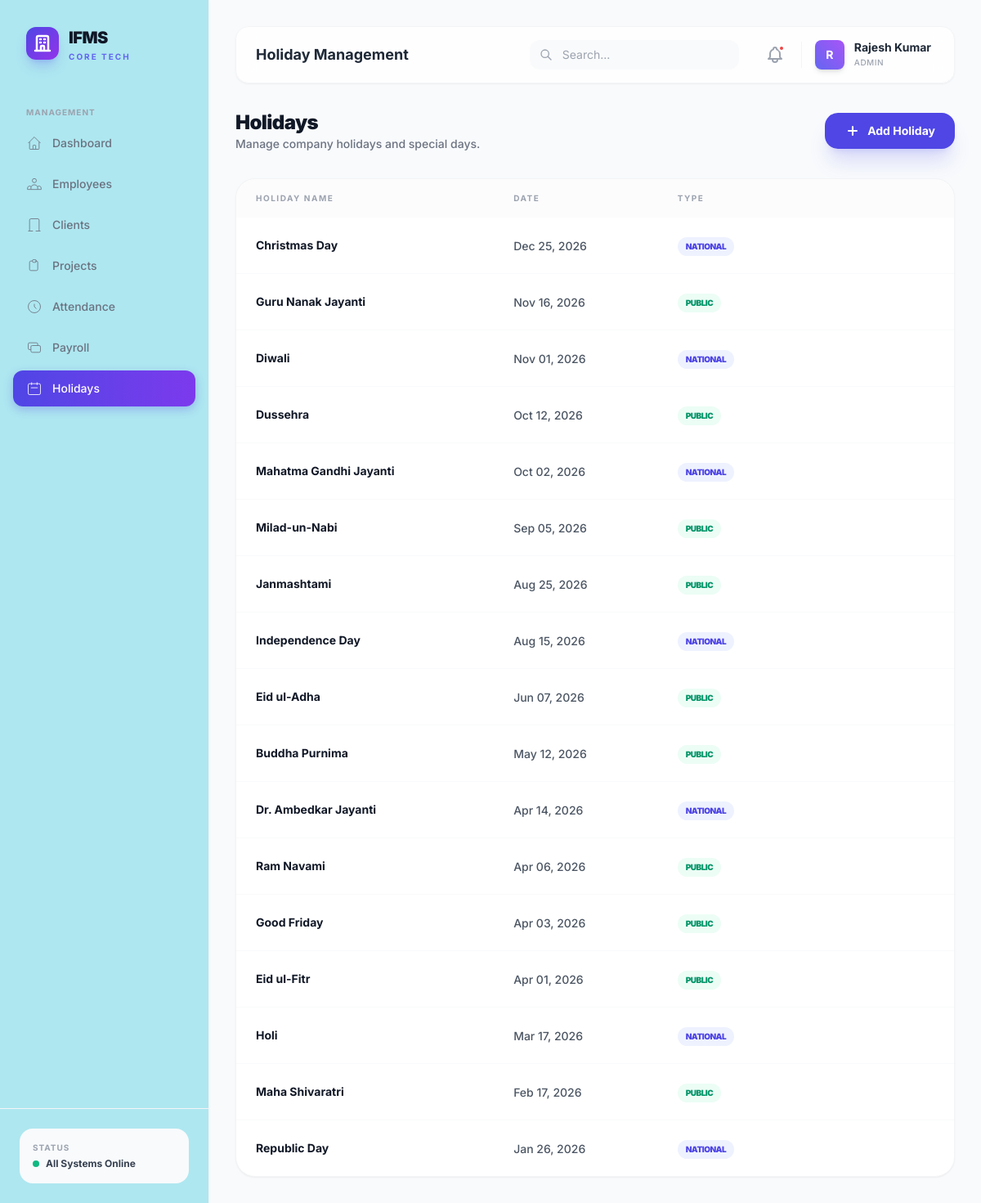
The app's page /admin/holidays.php (signed in) with its own data.
### tables this page shows
CREATE TABLE IF NOT EXISTS holidays (
    id INT AUTO_INCREMENT PRIMARY KEY,
    title VARCHAR(255) NOT NULL,
    date DATE NOT NULL,
    type ENUM('national','public','restricted','company') DEFAULT 'public',
    is_active TINYINT(1) DEFAULT 1,
    created_at TIMESTAMP DEFAULT CURRENT_TIMESTAMP,
    UNIQUE KEY unique_holiday (date)
);

### admin/holidays.php (the view, shortened to what this page needs)
<?php
$db = getDB();
$holidays = $db->query("
    SELECT * FROM holidays
    ORDER BY date DESC
")->fetchAll();
include __DIR__ . '/../includes/header.php';
?>
<div class="flex flex-col sm:flex-row sm:items-center justify-between gap-4 mb-8">
    <div>
        <h2 class="text-2xl font-black text-gray-900 tracking-tight">Holidays</h2>
        <p class="text-sm text-gray-500 font-medium">Manage company holidays and special days.</p>
    </div>
    <button onclick="openModal('add-holiday-modal')" class="inline-flex items-center gap-2 px-6 py-3 bg-indigo-600 text-white rounded-2xl font-bold text-sm hover:bg-indigo-700 shadow-xl shadow-indigo-500/20 transition-all active:scale-95">
        <svg class="w-5 h-5" fill="none" stroke="currentColor" viewBox="0 0 24 24"><path stroke-linecap="round" stroke-linejoin="round" stroke-width="2.5" d="M12 6v6m0 0v6m0-6h6m-6 0H6"/></svg>
        Add Holiday
    </button>
</div>
<div class="bg-white rounded-3xl border border-gray-100 shadow-sm overflow-hidden">
    <div class="overflow-x-auto">
        <table class="w-full" id="holidayTable">
            <thead>
                <tr class="text-left text-[10px] font-black text-gray-400 uppercase tracking-[0.15em] bg-gray-50/50">
                    <th class="px-6 py-4">Holiday Name</th>
                    <th class="px-6 py-4">Date</th>
                    <th class="px-6 py-4">Type</th>
                    <th class="px-6 py-4"></th>
                </tr>
            </thead>
            <tbody class="divide-y divide-gray-50">
                <?php if (count($holidays) > 0): ?>
                    <?php foreach ($holidays as $holiday): ?>
                    <tr class="hover:bg-gray-50/50 transition-colors group">
                        <td class="px-6 py-4">
                            <p class="text-sm font-bold text-gray-900"><?= htmlspecialchars($holiday['title']) ?></p>
                        </td>
                        <td class="px-6 py-4">
                            <span class="text-sm font-medium text-gray-600"><?= date('M d, Y', strtotime($holiday['date'])) ?></span>
                        </td>
                        <td class="px-6 py-4">
                            <span class="inline-flex items-center px-2.5 py-1 rounded-full text-[10px] font-black uppercase tracking-tighter <?= $holiday['type'] === 'national' ? 'bg-indigo-50 text-indigo-600' : 'bg-emerald-50 text-emerald-600' ?>">
                                <?= ucfirst($holiday['type']) ?>
                            </span>
                        </td>
                        <td class="px-6 py-4 text-right">
                        </td>
                    </tr>
                    <?php endforeach; ?>
                <?php endif; ?>
            </tbody>
        </table>
    </div>
</div>
<?php include __DIR__ . '/../includes/footer.php'; ?>

### includes/header.php (style rules this page uses)
* { font-family: 'Inter', sans-serif; }

### records on screen
holidays: title "Christmas Day", date "Dec 25, 2026", type "NATIONAL"
holidays: title "Guru Nanak Jayanti", date "Nov 16, 2026", type "PUBLIC"
holidays: title "Diwali", date "Nov 01, 2026", type "NATIONAL"
holidays: title "Dussehra", date "Oct 12, 2026", type "PUBLIC"
holidays: title "Mahatma Gandhi Jayanti", date "Oct 02, 2026", type "NATIONAL"
holidays: title "Milad-un-Nabi", date "Sep 05, 2026", type "PUBLIC"
holidays: title "Janmashtami", date "Aug 25, 2026", type "PUBLIC"
holidays: title "Independence Day", date "Aug 15, 2026", type "NATIONAL"
holidays: title "Eid ul-Adha", date "Jun 07, 2026", type "PUBLIC"
holidays: title "Buddha Purnima", date "May 12, 2026", type "PUBLIC"
holidays: title "Dr. Ambedkar Jayanti", date "Apr 14, 2026", type "NATIONAL"
holidays: title "Ram Navami", date "Apr 06, 2026", type "PUBLIC"
holidays: title "Good Friday", date "Apr 03, 2026", type "PUBLIC"
holidays: title "Eid ul-Fitr", date "Apr 01, 2026", type "PUBLIC"
holidays: title "Holi", date "Mar 17, 2026", type "NATIONAL"
holidays: title "Maha Shivaratri", date "Feb 17, 2026", type "PUBLIC"
holidays: title "Republic Day", date "Jan 26, 2026", type "NATIONAL"

### other values on screen
$pageTitle "Holiday Management"
substr($user['full_name'], 0, 1) "R"
$user['full_name'] "Rajesh Kumar"
$user['role'] "ADMIN"
